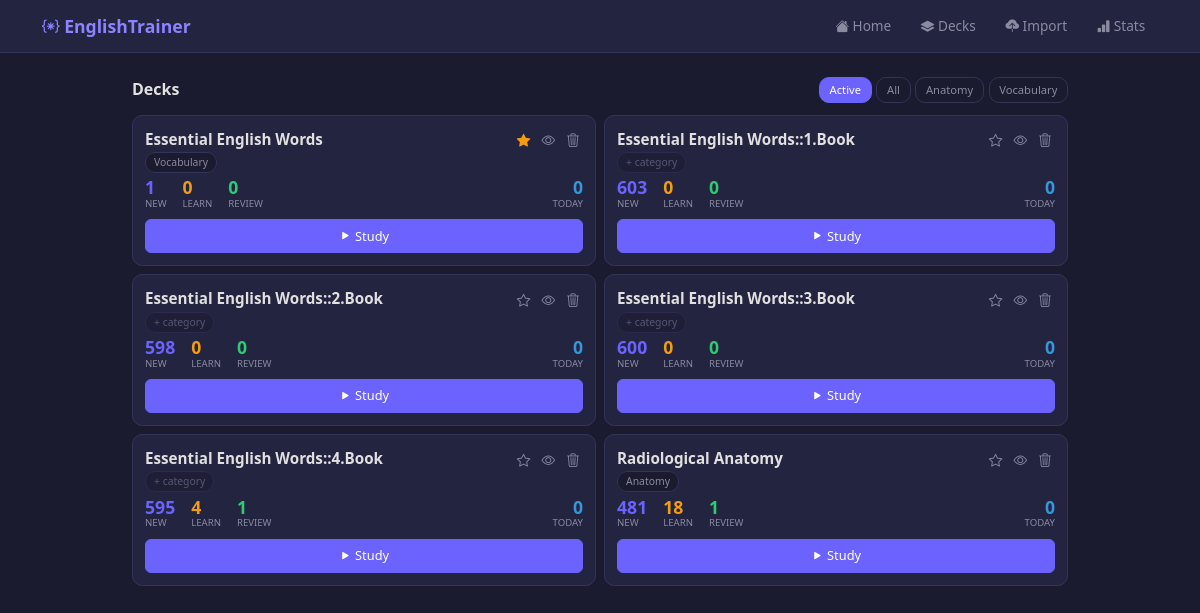
Screenshot of /decks with the database file from the repository.
### database/models.py (models this page shows)
class Deck(Base):
    __tablename__ = "decks"
    id = Column(Integer, primary_key=True, autoincrement=True)
    name = Column(String, nullable=False)
    description = Column(Text, default="")
    category = Column(String, default="")
    favorite = Column(Integer, default=0)
    hidden = Column(Integer, default=0)
    created_at = Column(DateTime, default=lambda: datetime.now(timezone.utc))
    cards = relationship("Card", back_populates="deck", cascade="all, delete-orphan")

### routes/decks.py (the view)
@router.get("/decks", response_class=HTMLResponse)
async def list_decks(request: Request, show_hidden: int = 0, db: Session = Depends(get_db)):
    query = db.query(Deck)
    if not show_hidden:
        query = query.filter(Deck.hidden == 0)
    decks = query.order_by(Deck.favorite.desc(), Deck.name).all()
    decks_data = []
    for d in decks:
        stats = get_deck_stats(db, d.id)
        decks_data.append({
            "id": d.id,
            "name": d.name,
            "category": d.category or "",
            "favorite": d.favorite,
            "hidden": d.hidden,
            **stats,
        })
    categories = sorted(set(d["category"] for d in decks_data if d["category"]))
    return templates.TemplateResponse("decks.html", {
        "request": request,
        "decks": decks_data,
        "categories": categories,
        "show_hidden": show_hidden,
    })

### templates/decks.html (shortened to what this page needs)
{% extends "base.html" %}
{% block content %}
<div class="top-bar">
    <h5 class="fw-bold mb-0" style="font-size:1rem;">Decks</h5>
    <div class="filter-pills">
        <a href="/decks" class="filter-pill {{ 'active' if not show_hidden }}">Active</a>
        <a href="/decks?show_hidden=1" class="filter-pill {{ 'active' if show_hidden }}">All</a>
        {% for cat in categories %}
        <span class="filter-pill" onclick="filterCat('{{ cat }}')">{{ cat }}</span>
        {% endfor %}
    </div>
</div>
{% if decks %}
<div class="row g-2" id="deck-grid">
    {% for deck in decks %}
    <div class="col-md-6 deck-item" data-cat="{{ deck.category }}" data-hidden="{{ deck.hidden }}">
        <div class="deck-card {{ 'opacity-50' if deck.hidden }}">
            <div class="d-flex justify-content-between align-items-start">
                <div>
                    <div class="deck-name">{{ deck.name }}</div>
                    {% if deck.category %}
                    <span class="deck-cat" onclick="editCategory({{ deck.id }}, '{{ deck.category }}')">{{ deck.category }}</span>
                    {% else %}
                    <span class="deck-cat" onclick="editCategory({{ deck.id }}, '')" style="opacity:0.5;">+ category</span>
                    {% endif %}
                </div>
                <div class="deck-actions">
                    <button class="btn-icon {{ 'fav-active' if deck.favorite }}" onclick="toggleFav({{ deck.id }}, {{ deck.favorite }})" title="Favorite">
                        <i class="bi bi-star{{ '-fill' if deck.favorite }}"></i>
                    </button>
                    <button class="btn-icon {{ 'hidden-active' if deck.hidden }}" onclick="toggleHide({{ deck.id }}, {{ deck.hidden }})" title="{{ 'Show' if deck.hidden else 'Hide' }}">
                        <i class="bi bi-eye{{ '-slash' if deck.hidden }}"></i>
                    </button>
                    <button class="btn-icon" onclick="confirmDelete({{ deck.id }}, '{{ deck.name }}')" title="Delete">
                        <i class="bi bi-trash3"></i>
                    </button>
                </div>
            </div>
            <div class="deck-stats">
                <div><div class="deck-stat-num" style="color:var(--accent)">{{ deck.new }}</div><div class="deck-stat-lbl">New</div></div>
                <div><div class="deck-stat-num" style="color:var(--warning)">{{ deck.learning }}</div><div class="deck-stat-lbl">Learn</div></div>
                <div><div class="deck-stat-num" style="color:var(--success)">{{ deck.review }}</div><div class="deck-stat-lbl">Review</div></div>
                <div class="ms-auto text-end"><div class="deck-stat-num" style="color:var(--info)">{{ deck.reviewed_today }}</div><div class="deck-stat-lbl">Today</div></div>
            </div>
            <a href="/review/{{ deck.id }}" class="btn btn-primary btn-sm w-100" style="font-size:0.8rem;">
                <i class="bi bi-play-fill"></i> Study
            </a>
        </div>
    </div>
    {% endfor %}
</div>
{% else %}
<div class="text-center py-5">
    <i class="bi bi-layers fs-1" style="color:var(--text-muted)"></i>
    <p class="text-muted mt-2" style="font-size:0.9rem;">No decks yet</p>
    <a href="/import" class="btn btn-primary btn-sm">Import a Deck</a>
</div>
{% endif %}
{% endblock %}

### templates/base.html (shortened to what this page needs)
<!DOCTYPE html>
<html lang="en">
<head>
    <link href="https://cdn.jsdelivr.net/npm/bootstrap@5.3.0/dist/css/bootstrap.min.css" rel="stylesheet">
    <link href="https://cdn.jsdelivr.net/npm/bootstrap-icons@1.10.0/font/bootstrap-icons.css" rel="stylesheet">
</head>
<body>
    <nav class="navbar navbar-expand-lg">
        <div class="container">
            <a class="navbar-brand" href="/">
                <i class="bi bi-braces-asterisk"></i> EnglishTrainer
            </a>
            <div class="collapse navbar-collapse" id="navbarNav">
                <ul class="navbar-nav ms-auto gap-1">
                    <li class="nav-item">
                        <a class="nav-link" href="/"><i class="bi bi-house-fill"></i> Home</a>
                    </li>
                    <li class="nav-item">
                        <a class="nav-link" href="/decks"><i class="bi bi-layers-fill"></i> Decks</a>
                    </li>
                    <li class="nav-item">
                        <a class="nav-link" href="/import"><i class="bi bi-cloud-upload-fill"></i> Import</a>
                    </li>
                    <li class="nav-item">
                        <a class="nav-link" href="/stats"><i class="bi bi-bar-chart-fill"></i> Stats</a>
                    </li>
                </ul>
            </div>
        </div>
    </nav>
    <main class="container">
        {% block content %}{% endblock %}
    </main>
</body>
</html>

### templates/base.html (style rules this page uses)
:root { --bg: #1a1b2e; --bg-card: #232440; --bg-card-hover: #2a2b4a; --accent: #6c63ff; --accent-light: #8b83ff; --text: #e0e0e0; --text-muted: #8a8aa0; --border: #33345a; --success: #2ecc71; --warning: #f39c12; --danger: #e74c3c; --info: #3498db; }
* { box-sizing: border-box; }
body { background-color: var(--bg); color: var(--text); font-family: 'Segoe UI', system-ui, -apple-system, sans-serif; font-size: 14px; }
.navbar { background: var(--bg-card) !important; border-bottom: 1px solid var(--border); padding: 0.5rem 0; }
.navbar-brand { font-weight: 700; font-size: 1.1rem; color: var(--accent-light) !important; }
.nav-link { color: var(--text-muted) !important; font-size: 0.85rem; padding: 0.4rem 0.8rem !important; border-radius: 6px; transition: all 0.2s; }
main.container { max-width: 960px; padding-top: 1.5rem; }
.btn { font-size: 0.85rem; padding: 0.4rem 0.9rem; border-radius: 6px; font-weight: 500; }
.btn-primary { background: var(--accent); border-color: var(--accent); }

### templates/decks.html (style rules this page uses)
.deck-card { background: var(--bg-card); border: 1px solid var(--border); border-radius: 10px; padding: 0.75rem; transition: border-color 0.15s; }
.deck-name { font-weight: 600; font-size: 0.95rem; }
.deck-cat { font-size: 0.65rem; padding: 0.15rem 0.5rem; border-radius: 10px; background: var(--bg); color: var(--text-muted); border: 1px solid var(--border); cursor: pointer; }
.deck-stats { display: flex; gap: 1rem; margin: 0.5rem 0; }
.deck-stat-num { font-size: 1.1rem; font-weight: 700; line-height: 1; }
.deck-stat-lbl { font-size: 0.6rem; text-transform: uppercase; color: var(--text-muted); }
.deck-actions { display: flex; gap: 0.3rem; align-items: center; }
.deck-actions .btn-icon { background: none; border: none; color: var(--text-muted); cursor: pointer; padding: 0.2rem; font-size: 0.85rem; border-radius: 4px; }
.deck-actions .btn-icon.fav-active { color: #f39c12; }
.top-bar { display: flex; justify-content: space-between; align-items: center; margin-bottom: 0.75rem; flex-wrap: wrap; gap: 0.5rem; }
.filter-pills { display: flex; gap: 0.3rem; flex-wrap: wrap; }
.filter-pill { font-size: 0.7rem; padding: 0.2rem 0.6rem; border-radius: 10px; background: var(--bg); color: var(--text-muted); border: 1px solid var(--border); cursor: pointer; text-decoration: none; transition: all 0.15s; }
.filter-pill.active { background: var(--accent); color: #fff; border-color: var(--accent); }

### rows the page displays
Deck: category "Anatomy", name "Radiological Anatomy", new "481", learning "18", review "1", reviewed_today "0"
Deck: category "Vocabulary", name "Essential English Words", new "1", learning "0", review "0", reviewed_today "0"
Deck: name "Essential English Words::1.Book", new "603", learning "0", review "0", reviewed_today "0"
Deck: name "Essential English Words::2.Book", new "598", learning "0", review "0", reviewed_today "0"
Deck: name "Essential English Words::3.Book", new "600", learning "0", review "0", reviewed_today "0"
Deck: name "Essential English Words::4.Book", new "595", learning "4", review "1", reviewed_today "0"
